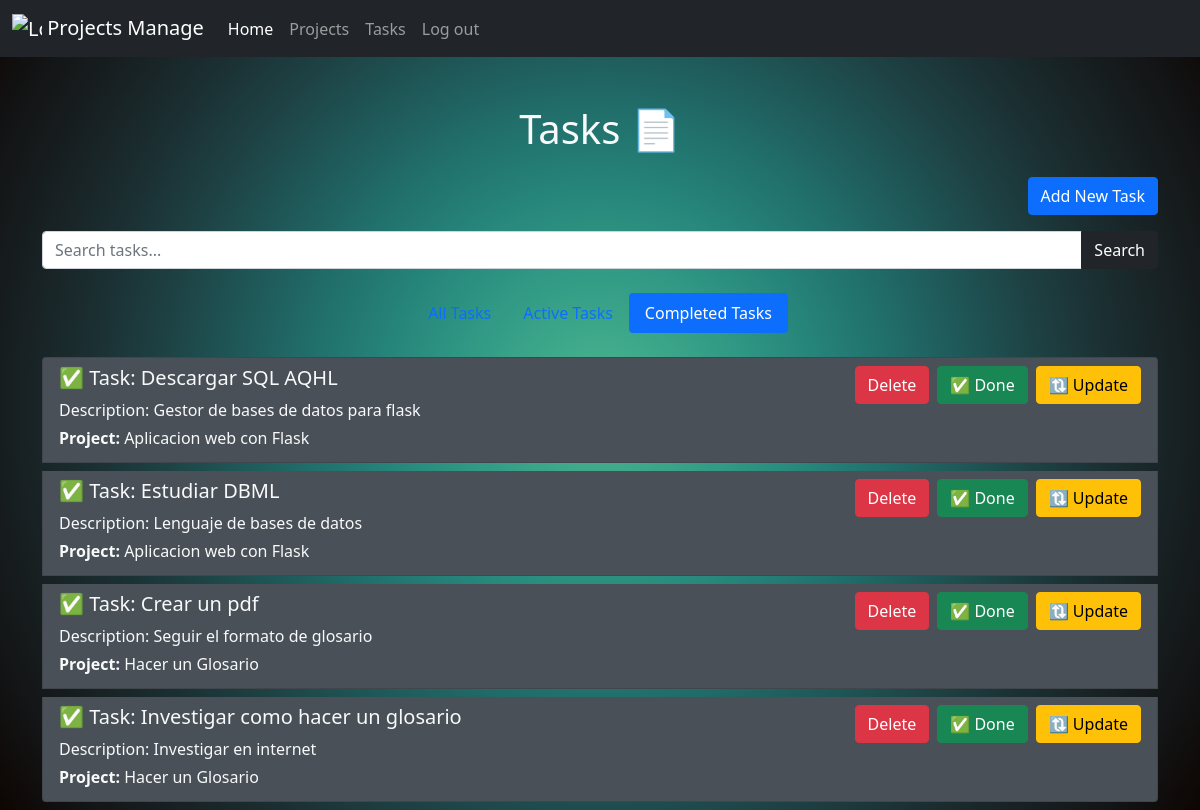
Screenshot of /about/tasks/?status=completed with the database file from the repository.
### myapp/models.py (models this page shows, shortened)
class Task(models.Model):
    title = models.CharField(max_length=100)
    description = models.TextField()
    project = models.ForeignKey(Project, on_delete=models.CASCADE)
    done = models.BooleanField(default=False)

class Project(models.Model):
    name = models.CharField(max_length=100)

### myapp/views.py (the view)
# urls.py: path('tasks/', views.tasks_view,name = 'tasks'), # http://localhost:8000/tasks
def tasks_view(request):
    search_query = request.GET.get('search', '')
    status_filter = request.GET.get('status', 'all')
    tasks = Task.objects.filter(title__icontains=search_query)
    if status_filter == 'active':
        tasks = tasks.filter(done=False)
    elif status_filter == 'completed':
        tasks = tasks.filter(done=True)
    return render(request, 'tasks.html', {
        'tasks': tasks,
        'active_filter': status_filter
    })

### myapp/templates/tasks.html
{% extends "layout/base.html" %}
{% block content %}
<div class="container mt-5">
    <h1 class="mb-4 text-center">Tasks 📄</h1>
    <div class="d-flex justify-content-end mb-3">
        <a href="{% url 'create_task_general' %}" class="btn btn-primary">Add New Task</a>
    </div>
    <div class="mb-4">
        <form method="get" action="{% url 'tasks' %}">
            <div class="input-group">
                <input type="text" class="form-control" name="search" placeholder="Search tasks..." value="{{ request.GET.search }}">
                <button class="btn btn-dark" type="submit">Search</button>
            </div>
        </form>
    </div>
    <div class="mb-4">
        <ul class="nav nav-pills justify-content-center">
            <li class="nav-item">
                <a class="nav-link {% if active_filter == 'all' %}active{% endif %}" href="{% url 'tasks' %}?status=all">All Tasks</a>
            </li>
            <li class="nav-item">
                <a class="nav-link {% if active_filter == 'active' %}active{% endif %}" href="{% url 'tasks' %}?status=active">Active Tasks</a>
            </li>
            <li class="nav-item">
                <a class="nav-link {% if active_filter == 'completed' %}active{% endif %}" href="{% url 'tasks' %}?status=completed">Completed Tasks</a>
            </li>
        </ul>
    </div>
    <ul class="list-group">
        {% for task in tasks %}
            <li class="list-group-item mb-2">
                <div class="d-flex justify-content-between align-items-start">
                    <div>
                        <h2 class="h5">{% if task.done %} ✅ {% else %} ⏲ {% endif %}
                            Task: {{ task.title }}</h2>
                        <p class="mb-1">Description: {{ task.description }}</p>
                        <p class="mb-1"><strong>Project:</strong> {{ task.project.name }}</p>
                    </div>
                    <div class="d-flex gap-2">
                        <a href="{% url 'delete_task' task.id %}" class="btn btn-danger">Delete</a>
                        <a href="{% url 'mark_task_done' task.id %}" class="btn btn-success">✅ Done</a>
                        <a href="{% url 'update_task' task.id %}?redirect_url={% url 'tasks' %}" class="btn btn-warning">🔃 Update</a>
                    </div>
                </div>
            </li>
        {% endfor %}
    </ul>
</div>
{% endblock %}

### myapp/templates/layout/base.html (style rules this page uses)
body { background-image: radial-gradient(circle at 50% 50%, #4eb48d 0, #3ea88a 10%, #309884 20%, #26857a 30%, #21706c 40%, #1f5959 50%, #1e4345 60%, #1b3033 70%, #182123 80%, #131415 90%, #0d0502 100%); color: #f8f9fa; }
.list-group-item { background-color: #495057; color: #f8f9fa; }

### rows the page displays
Task: title "Descargar SQL AQHL", description "Gestor de bases de datos para flask", project.name "Aplicacion web con Flask"
Task: title "Estudiar DBML", description "Lenguaje de bases de datos", project.name "Aplicacion web con Flask"
Task: title "Crear un pdf", description "Seguir el formato de glosario", project.name "Hacer un Glosario"
Task: title "Investigar como hacer un glosario", description "Investigar en internet", project.name "Hacer un Glosario"
